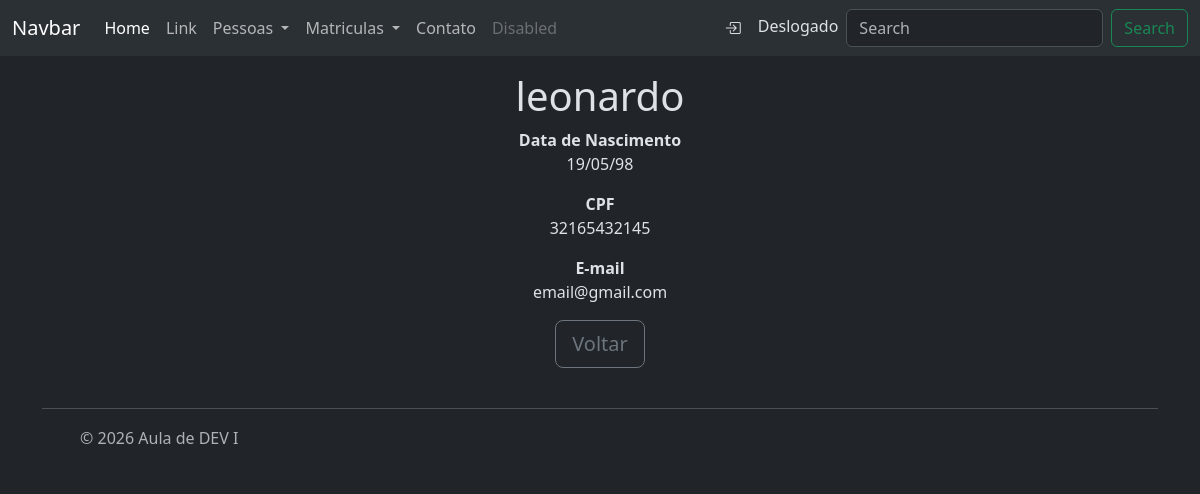
Screenshot of /relacionamentos/reporter/classe/read/133 with the database file from the repository.
### relacionamentos/models/pessoa.py (models this page shows, shortened)
class Pessoa(BaseModel):
    nome = models.CharField(max_length=100
                            , verbose_name='Nome'
                            , help_text='Insira o nome da pessoa'
                            , validators=[MinLengthValidator(5)])
    data_nascimento = models.DateField(verbose_name='Data de Nascimento'
                                      , help_text='Insira a data de nascimento da pessoa')
    cpf = models.CharField(max_length=11, unique=True
                           , validators=[MinLengthValidator(11), validacao_cpf]
                           , help_text='Insira o CPF da pessoa'
                           , verbose_name='CPF')

### relacionamentos/models/reporter.py (models this page shows)
class Reporter(Pessoa):
    email = models.EmailField(unique=True, max_length=100
                              ,verbose_name='Email do Repórter'
                              ,help_text='Insira o institucional'
                              ,validators=[MinLengthValidator(5)])

### relacionamentos/views/reporter.py (the view)
class ReporterReadView(View):
    @staticmethod
    def get(request, id):
        reporter = get_object_or_404(Reporter, id=id)
        contexto = {"reporter": reporter}
        return render(request, "reporter/read.html", contexto)

### relacionamentos/templates/reporter/read.html
{% extends "base.html" %}
{% block title %}
{{reporter.nome}}
{% endblock title %}
{% block content %}
<div class="content">
    <div>
        <strong>Data de Nascimento</strong><p>{{reporter.data_nascimento|date:"d/m/y"}}</p>
        <strong>CPF</strong><p>{{reporter.cpf}}</p>
        <strong>E-mail</strong><p>{{reporter.email}}</p>
    </div>
        <a class="btn btn-outline-secondary btn-lg" role='button' title='Detalhar' href="{% url 'relacionamentos:classe_reporter_list' %}">
            Voltar
        </a>
</div>
{% endblock content %}

### rows the page displays
Pessoa: nome "leonardo", data_nascimento "19/05/98", cpf "32165432145"
Reporter: email "email@gmail.com"
